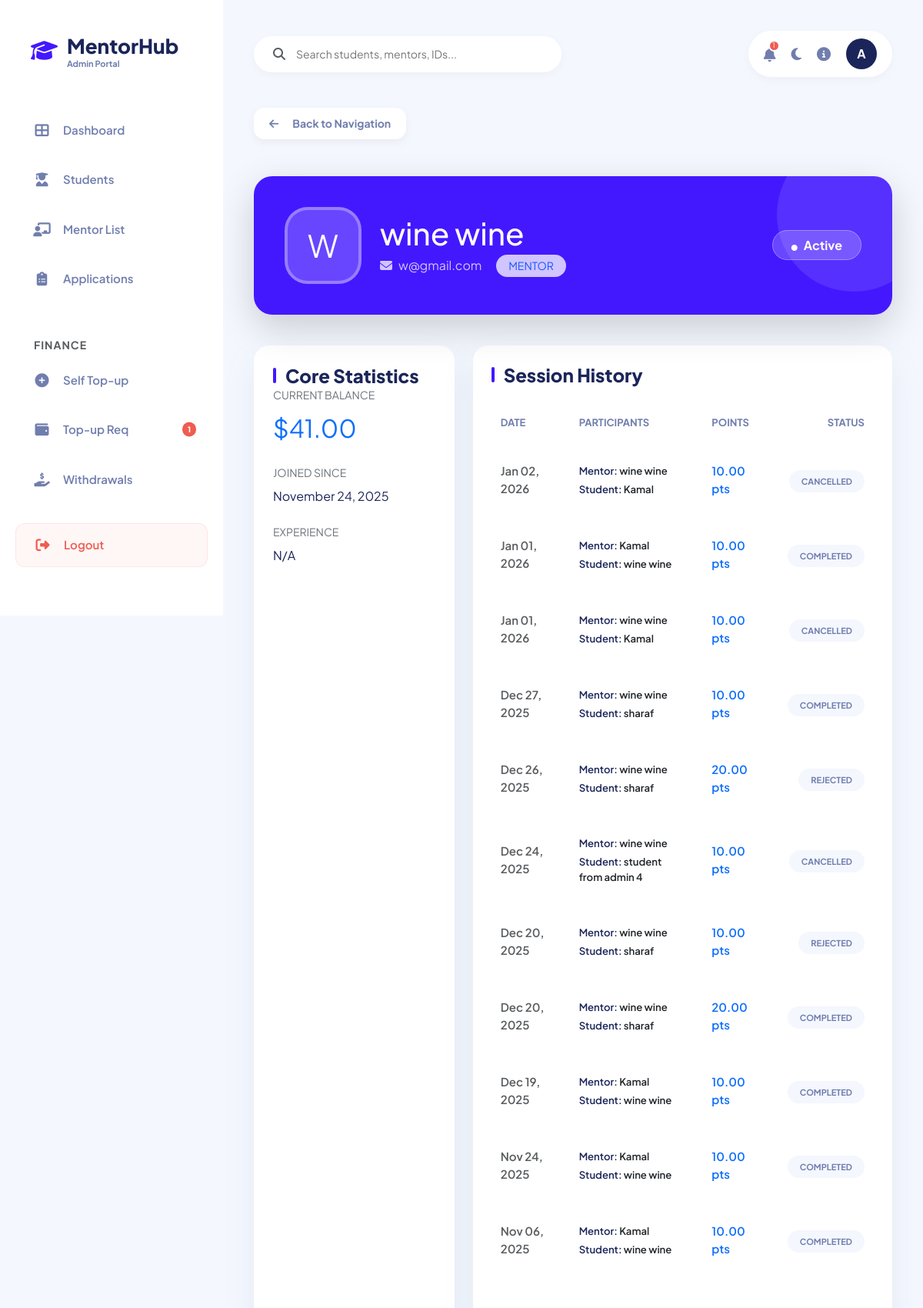
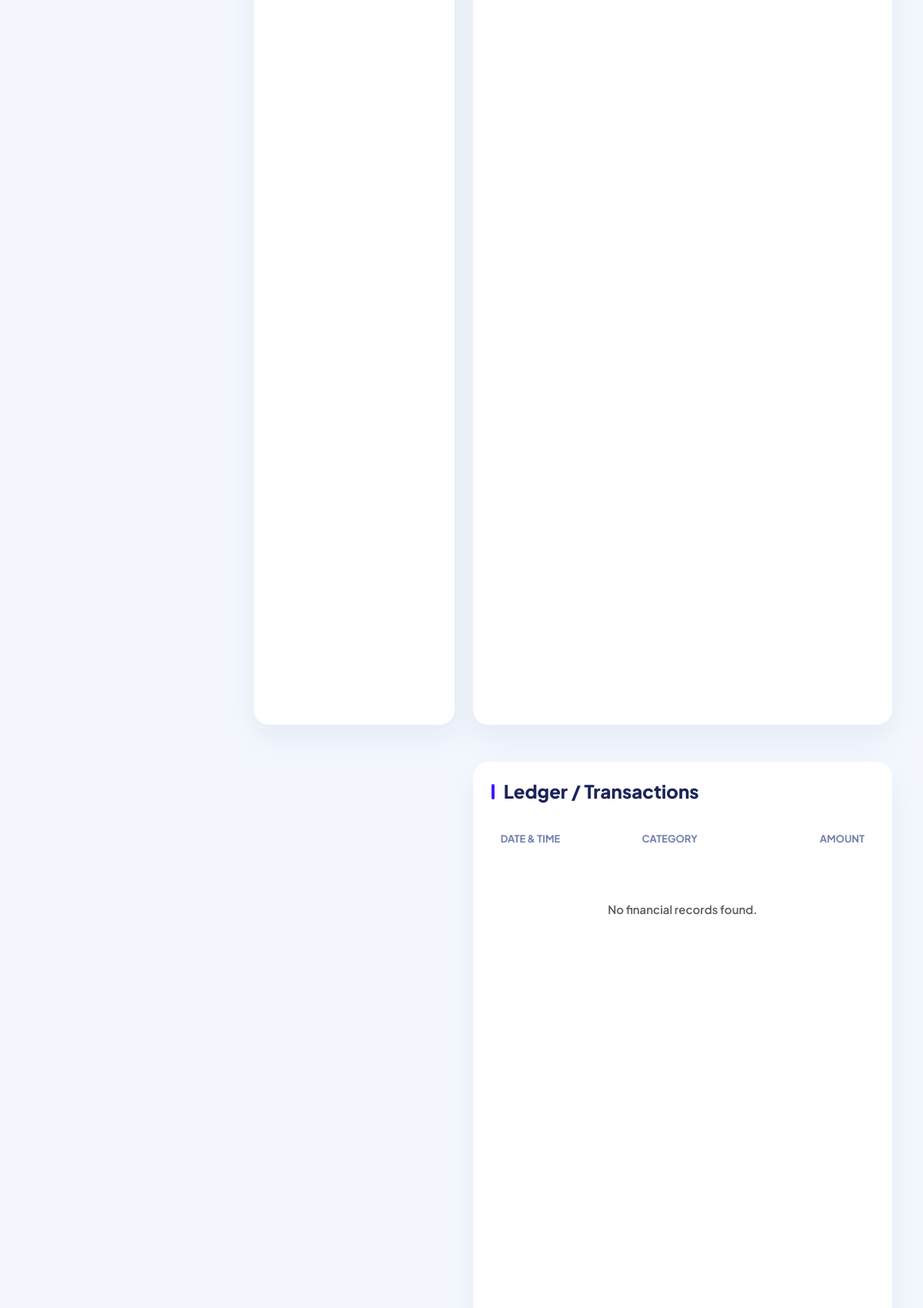
Page /admin/user_details.php?id=28 (signed in, upper part) on the committed database (2 pictures, top to bottom).
### tables this page shows
CREATE TABLE `users` (
  `id` int(11) NOT NULL,
  `name` varchar(100) NOT NULL,
  `email` varchar(150) NOT NULL,
  `password` varchar(255) NOT NULL,
  `created_by_admin` int(11) DEFAULT NULL,
  `role` enum('admin','student','mentor') DEFAULT 'student',
  `status` enum('active','suspended') DEFAULT 'active',
  `created_by` int(11) DEFAULT NULL,
  `mentor_id` int(11) DEFAULT NULL,
  `is_mentor` tinyint(1) DEFAULT 0,
  `created_at` datetime DEFAULT current_timestamp(),
  `balance` decimal(10,2) NOT NULL DEFAULT 0.00,
  `mentor_status` varchar(20) DEFAULT 'none',
  `hourly_rate` decimal(10,2) DEFAULT 10.00,
  `is_volunteer` tinyint(1) DEFAULT 0,
  `admin_id` int(11) DEFAULT NULL,
  `education` text DEFAULT NULL,
  `expertise` text DEFAULT NULL,
  `bio` text DEFAULT NULL,
  `mentor_documents` text DEFAULT NULL,
  `profile_photo` varchar(255) DEFAULT NULL,
  `last_seen` datetime DEFAULT NULL,
  `qr_code` varchar(255) DEFAULT NULL,
  `teaching_balance` decimal(10,2) DEFAULT 0.00
);

CREATE TABLE `appointments` (
  `id` int(11) NOT NULL,
  `student_id` int(11) DEFAULT NULL,
  `mentor_id` int(11) DEFAULT NULL,
  `scheduled_at` datetime DEFAULT NULL,
  `points` decimal(10,2) DEFAULT 0.00,
  `duration_minutes` int(11) DEFAULT NULL,
  `status` enum('pending','paid','accepted','rejected','completed','cancelled') DEFAULT 'pending',
  `price` decimal(10,2) DEFAULT NULL,
  `created_at` datetime DEFAULT current_timestamp(),
  `mentor_paid` tinyint(1) DEFAULT 0,
  `room_id` varchar(100) DEFAULT NULL
);

### public/admin/user_details.php (the view, shortened to what this page needs)
<?php
require_once __DIR__ . '/../../includes/db.php';
$admin_id = $_SESSION['user_id'];
$user_id = $_GET['id'] ?? 0;
$stmt = $pdo->prepare("
    SELECT u.*
    FROM users u
    LEFT JOIN mentor_applications ma ON u.id = ma.user_id
    WHERE u.id = ? AND (u.created_by = ? OR (ma.admin_id = ? AND ma.status = 'approved'))
");
$stmt->execute([$user_id, $admin_id, $admin_id]);
$user = $stmt->fetch();
$stmt = $pdo->prepare("
    SELECT a.*, u_mentor.name AS mentor_name, u_student.name AS student_name
    FROM appointments a
    JOIN users u_mentor ON a.mentor_id = u_mentor.id
    JOIN users u_student ON a.student_id = u_student.id
    WHERE a.student_id = ? OR a.mentor_id = ?
    ORDER BY a.scheduled_at DESC
");
$stmt->execute([$user_id, $user_id]);
$appointments = $stmt->fetchAll();
$stmt = $pdo->prepare("
    SELECT * FROM transactions
    WHERE user_id = ? OR admin_id = ? AND user_id = ?
    ORDER BY created_at DESC
");
$stmt->execute([$user_id, $admin_id, $user_id]);
$transactions = $stmt->fetchAll();
$back_view = ($user['role'] === 'mentor') ? 'mentors' : 'students';
include 'layout_header.php';
?>
    <div class="mb-5">
        <a href="users.php?view=<?= $back_view ?>" class="btn-premium btn-p-secondary text-decoration-none">
            <i class="fas fa-arrow-left me-2"></i> Back to Navigation
        </a>
    </div>
    <div class="profile-header shadow-lg">
        <div class="row align-items-center">
            <div class="col-md-auto mb-3 mb-md-0">
                <div class="d-flex align-items-center justify-content-center" style="width: 100px; height: 100px; background: rgba(255,255,255,0.2); font-size: 40px; border-radius: 30px; border: 4px solid rgba(255,255,255,0.3);">
                    <?= strtoupper(substr($user['name'], 0, 1)) ?>
                </div>
            </div>
            <div class="col">
                <h1 class="fw-800 mb-1"><?= htmlspecialchars($user['name']) ?></h1>
                <p class="mb-0 opacity-75 fw-500">
                    <i class="fas fa-envelope me-2"></i><?= htmlspecialchars($user['email']) ?>
                    <span class="ms-3 d-inline-block px-3 py-1 bg-white text-primary rounded-pill small fw-800">
                        <?= strtoupper($user['role']) ?>
                    </span>
                </p>
            </div>
            <div class="col-md-auto text-md-end mt-4 mt-md-0">
                <span class="status-pill <?= $user['status'] === 'active' ? 'status-active' : 'status-suspended' ?> px-4 py-2 fs-6">
                    <i class="fas fa-circle me-2" style="font-size: 8px;"></i><?= ucfirst($user['status']) ?>
                </span>
            </div>
        </div>
    </div>
    <div class="row g-4">
        <div class="col-md-4">
            <div class="stat-card">
                <h5 class="section-title">Core Statistics</h5>
                <div class="d-flex flex-column gap-4">
                    <div class="stat-item">
                        <div class="text-secondary small fw-700 mb-2">CURRENT BALANCE</div>
                        <div class="fs-2 fw-800 text-primary">$<?= number_format($user['balance'], 2) ?></div>
                    </div>
                    <div class="stat-item">
                        <div class="text-secondary small fw-700 mb-2">JOINED SINCE</div>
                        <div class="fw-700"><?= date('F d, Y', strtotime($user['created_at'])) ?></div>
                    </div>
                    <?php if($user['role'] === 'mentor'): ?>
                    <div class="stat-item">
                        <div class="text-secondary small fw-700 mb-2">EXPERIENCE</div>
                        <div class="fw-700"><?= htmlspecialchars($user['experience'] ?? 'N/A') ?></div>
                    </div>
                    <?php endif; ?>
                </div>
            </div>
        </div>
        <div class="col-md-8">
            <div class="premium-card p-0 overflow-hidden border-0 mb-5">
                <div class="px-4 pt-4">
                    <h5 class="section-title">Session History</h5>
                </div>
                <div class="table-responsive p-3">
                    <table class="premium-table mb-0">
                        <thead>
                            <tr>
                                <th>Date</th>
                                <th>Participants</th>
                                <th>Points</th>
                                <th class="text-end">Status</th>
                            </tr>
                        </thead>
                        <tbody>
                            <?php foreach ($appointments as $appt): ?>
                            <tr>
                                <td class="text-muted small"><?= date('M d, Y', strtotime($appt['scheduled_at'])) ?></td>
                                <td>
                                    <div class="small fw-700 mb-1">Mentor: <span class="text-dark"><?= htmlspecialchars($appt['mentor_name']) ?></span></div>
                                    <div class="small fw-700">Student: <span class="text-dark"><?= htmlspecialchars($appt['student_name']) ?></span></div>
                                </td>
                                <td class="fw-800 text-primary"><?= $appt['points'] ?> pts</td>
                                <td class="text-end">
                                    <span class="badge-premium" style="background: var(--bg); color: var(--secondary);">
                                        <?= ucfirst($appt['status']) ?>
                                    </span>
                                </td>
                            </tr>
                            <?php endforeach; ?>
                        </tbody>
                    </table>
                </div>
            </div>
            <div class="premium-card p-0 overflow-hidden border-0 mb-5">
                <div class="px-4 pt-4">
                    <h5 class="section-title">Ledger / Transactions</h5>
                </div>
                <div class="table-responsive p-3">
                    <table class="premium-table mb-0">
                        <thead>
                            <tr>
                                <th>Date & Time</th>
                                <th>Category</th>
                                <th class="text-end">Amount</th>
                            </tr>
                        </thead>
                        <tbody>
                            <?php if (empty($transactions)) echo "<tr><td colspan='3' class='text-center py-5 text-muted'>No financial records found.</td></tr>"; ?>
                        </tbody>
                    </table>
                </div>
            </div>
        </div>
    </div>
<?php include 'layout_footer.php'; ?>

### public/admin/layout_header.php (style rules this page uses)
:root { --primary: #4318FF; --primary-light: #F4F7FE; --secondary: #707EAE; --dark: #1B2559; --success: #05CD99; --danger: #EE5D50; --warning: #FFB81C; --bg: #F4F7FE; --card-bg: #FFFFFF; --sidebar-width: 290px; --shadow-sm: 0px 4px 12px rgba(0, 0, 0, 0.03); --shadow-md: 0px 18px 40px rgba(112, 144, 176, 0.12); }
body { font-family: 'Plus Jakarta Sans', sans-serif; background-color: var(--bg); color: var(--dark); overflow-x: hidden; margin: 0; }
.premium-card { background: var(--card-bg); border-radius: 20px; padding: 25px; border: none; box-shadow: var(--shadow-md); height: 100%; transition: 0.3s; }
.section-title { font-size: 24px; font-weight: 800; color: var(--dark); margin: 0; display: flex; align-items: center; gap: 12px; }
.section-title::before { content: ''; width: 4px; height: 20px; background: var(--primary); border-radius: 10px; }
.premium-table { width: 100%; border-collapse: separate; border-spacing: 0 12px; }
.premium-table th { color: var(--secondary); font-size: 13px; font-weight: 700; text-transform: uppercase; padding: 10px 20px; border: none; }
.premium-table td { background: var(--card-bg); padding: 20px; border: none; font-weight: 600; font-size: 15px; vertical-align: middle; transition: 0.2s; }
.premium-table td:first-child { border-radius: 20px 0 0 20px; }
.premium-table td:last-child { border-radius: 0 20px 20px 0; }
.btn-premium { padding: 10px 20px; border-radius: 14px; font-size: 14px; font-weight: 700; border: none; transition: 0.3s; display: inline-flex; align-items: center; gap: 10px; text-decoration: none; }
.btn-p-secondary { background: var(--card-bg); color: var(--secondary); box-shadow: 0 4px 12px rgba(0, 0, 0, 0.05); }
.badge-premium { padding: 8px 16px; border-radius: 30px; font-size: 11px; font-weight: 700; text-transform: uppercase; }

### public/admin/user_details.php (style rules this page uses)
.profile-header { background: var(--primary); color: white; border-radius: 24px; padding: 40px; margin-bottom: 40px; position: relative; overflow: hidden; }
.profile-header::after { content: ""; position: absolute; top: -50px; right: -50px; width: 200px; height: 200px; background: rgba(255,255,255,0.1); border-radius: 50%; }
.status-pill { padding: 6px 16px; border-radius: 20px; font-size: 12px; font-weight: 700; }
.status-active { background: rgba(255,255,255,0.2); color: white; border: 1px solid rgba(255,255,255,0.3); }
.stat-card { background: white; border-radius: 20px; padding: 25px; box-shadow: var(--shadow-md); height: 100%; border: none; }

### rows in the picture
users: name "W", name "wine wine", email "w@gmail.com", role "MENTOR", status "Active", balance "41.00", created_at "November 24, 2025"
appointments: scheduled_at "Jan 02, 2026", mentor.name "wine wine", student.name "Kamal", points "10.00", status "CANCELLED"
appointments: scheduled_at "Jan 01, 2026", mentor.name "Kamal", student.name "wine wine", points "10.00", status "COMPLETED"
appointments: scheduled_at "Jan 01, 2026", mentor.name "wine wine", student.name "Kamal", points "10.00", status "CANCELLED"
appointments: scheduled_at "Dec 27, 2025", mentor.name "wine wine", student.name "sharaf", points "10.00", status "COMPLETED"
appointments: scheduled_at "Dec 26, 2025", mentor.name "wine wine", student.name "sharaf", points "20.00", status "REJECTED"
appointments: scheduled_at "Dec 24, 2025", mentor.name "wine wine", student.name "student from admin 4", points "10.00", status "CANCELLED"
appointments: scheduled_at "Dec 20, 2025", mentor.name "wine wine", student.name "sharaf", points "10.00", status "REJECTED"
appointments: scheduled_at "Dec 20, 2025", mentor.name "wine wine", student.name "sharaf", points "20.00", status "COMPLETED"
appointments: scheduled_at "Dec 19, 2025", mentor.name "Kamal", student.name "wine wine", points "10.00", status "COMPLETED"
appointments: scheduled_at "Nov 24, 2025", mentor.name "Kamal", student.name "wine wine", points "10.00", status "COMPLETED"
appointments: scheduled_at "Nov 06, 2025", mentor.name "Kamal", student.name "wine wine", points "10.00", status "COMPLETED"

### other values in the picture
$pending_topup_count "1"
$total_pending_count "1"
substr($_SESSION['role'], 0, 1) "A"
$user['experience'] "N/A"
